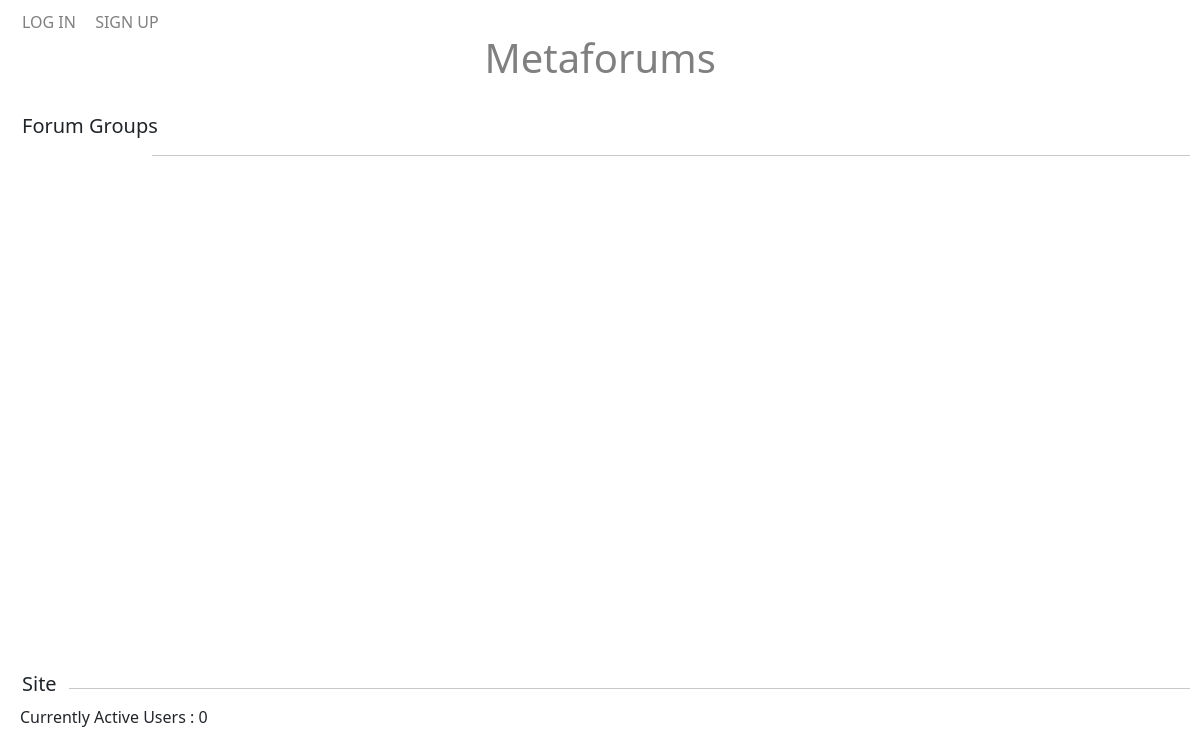
/views/Home.php, run on an earlier commit of the app's database.
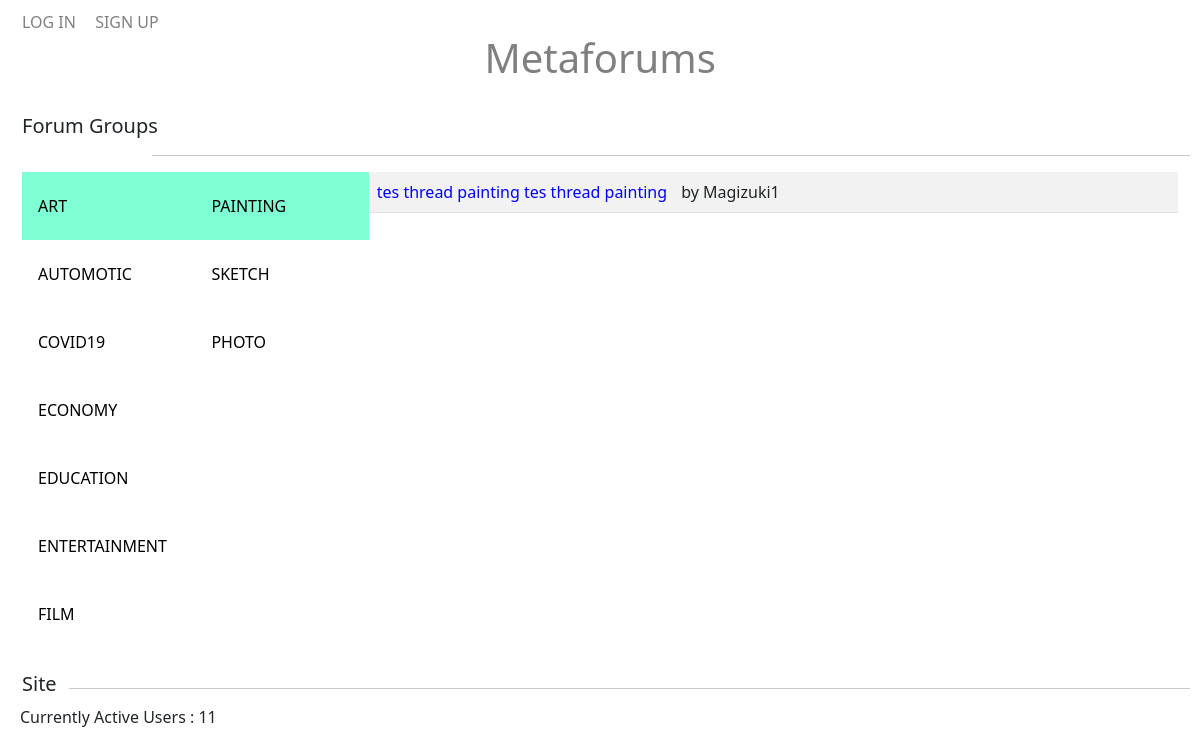
And on a later commit of the database.
### tables this page shows
CREATE TABLE `threadtopic` (
  `id` int(11) NOT NULL,
  `topicname` varchar(255) NOT NULL
);

CREATE TABLE `threadsubtopic` (
  `id` int(11) NOT NULL,
  `threadsubtopic_name` varchar(255) NOT NULL,
  `threadtopic_id` int(11) NOT NULL
);

CREATE TABLE `thread` (
  `id` int(11) NOT NULL,
  `title` varchar(255) NOT NULL,
  `message` text NOT NULL,
  `creator_id` int(11) NOT NULL,
  `created_at` datetime NOT NULL,
  `updated_at` datetime NOT NULL,
  `threadsubtopic_id` int(11) NOT NULL
);

CREATE TABLE `user` (
  `id` int(11) NOT NULL,
  `email` varchar(255) NOT NULL,
  `username` varchar(255) NOT NULL,
  `pass` varchar(255) NOT NULL,
  `roles` varchar(20) NOT NULL,
  `onlinestatus` varchar(20) NOT NULL,
  `avatar` varchar(255) DEFAULT NULL,
  `emailverifystatus` tinyint(1) NOT NULL,
  `logindate` datetime DEFAULT NULL,
  `moderationstatus` varchar(30) NOT NULL,
  `address` varchar(255) DEFAULT NULL,
  `aboutme` varchar(255) DEFAULT NULL
);

### views/Home.php (the view, shortened to what this page needs)
<?php
    include("../servers/db.php");
?>
<!DOCTYPE html>
<html lang="en">
<head>
    <link href="https://cdn.jsdelivr.net/npm/bootstrap@5.0.0-beta2/dist/css/bootstrap.min.css" rel="stylesheet">
</head>
<body>
    <?php
        require_once("../layouts/header.php");
        $query_threadtopic = "SELECT * FROM threadtopic";
        $query_threadsubtopic = "SELECT * FROM threadsubtopic";
        $query_thread = "SELECT * from thread";
        $result_threadtopic = mysqli_query($conn, $query_threadtopic);
        $topic = array();
        $id_topic = array();
        $index = 0;
        while($row = mysqli_fetch_assoc($result_threadtopic))
        {
            $topic[$index] = str_replace(" ", "", $row['topicname']);
            $id_topic[$index] = $row['id'];
            $index = $index + 1;
        }
        $result_threadsubtopic = mysqli_query($conn, $query_threadsubtopic);
        $subtopic = array();
        $id_subtopic = array();
        $index = 0;
        while($row = mysqli_fetch_assoc($result_threadsubtopic))
        {
            $subtopic[$index] = str_replace(" ","", $row['threadsubtopic_name']);
            $id_subtopic[$index] = $row['id'];
            $index = $index + 1;
        }
        $result_threadtopic = mysqli_query($conn, $query_threadtopic);
        $result_thread = mysqli_query($conn, $query_thread);
    ?>
    <br>
    <div class="container-fluid" style="display: inline;">
        <h5 style="display: inline;">Forum Groups</h3>
        <?php
            if(isset($_SESSION["UserID"]))
            {
                if($_SESSION["isVerified"] == 1)
                {
                    ?>
                        <button class="btn btn-primary" onclick="location.href = 'threadDetail/ViewThread.php'" style="float: right; margin-left:10px">CREATE THREAD</button>
                        <hr style="float: right; width: 77%; margin-right: 25px;">
                    <?php
                }
                else
                {
                    ?>
                    <hr style="float: right; width: 88%;">
                    <?php
                }
            }
            else
            {
                ?>
                <hr style="float: right; width: 88%;">
                <?php
            }
        ?>
    </div>
    <br>
    <br>
    <div class="container-fluid">
        <div class="tab">
        <?php
            if(mysqli_num_rows($result_threadtopic) > 0)
            {
                $count = 1;
                while($row = mysqli_fetch_assoc($result_threadtopic))
                {
                    if($count == 1)
                    {
                        echo "<button id='defaultOpen' class='tablinks' onclick=generateSubTopic(event,'".str_replace(" ", "", $row['topicname'])."')>".strtoupper($row['topicname'])."</button>";
                    }
                    else
                    {
                        echo "<button class='tablinks' onclick=generateSubTopic(event,'".str_replace(" ", "", $row['topicname'])."')>".strtoupper($row['topicname'])."</button>";
                    }
                    $count = $count + 1;
                }
            }
            $result_threadsubtopic = mysqli_query($conn, $query_threadsubtopic);
        ?>
        </div>
        <div class="tab2">
        <?php
            if(mysqli_num_rows($result_threadsubtopic) > 0)
            {
                  while($row = mysqli_fetch_assoc($result_threadsubtopic))
                  {
                      for($i = 0; $i < count($id_topic); $i++)
                      {
                          if($id_topic[$i] == $row['threadtopic_id'])
                          {
                              if($row["threadsubtopic_name"] == "Painting")
                              {
                                echo "<button id='defaultOpen2' class='".$topic[$i]."' onclick=generateThread(event,'".str_replace(" ","", $row['threadsubtopic_name'])."')>".strtoupper($row['threadsubtopic_name'])."</button>";
                              }
                              else
                              {
                                echo "<button class='".$topic[$i]."' onclick=generateThread(event,'".str_replace(" ","", $row['threadsubtopic_name'])."')>".strtoupper($row['threadsubtopic_name'])."</button>";
                              }
                              break;
                          }
                      }
                  }
            }
        ?>
        </div>
        <div class="tab3">
            <table class="table table-striped">
                <tbody>
                <?php
                    if(mysqli_num_rows($result_thread) > 0)
                    {
                        while($row = mysqli_fetch_assoc($result_thread))
                        {
                            for($i = 0; $i < count($id_subtopic); $i++)
                            {
                                if($id_subtopic[$i] == $row['threadsubtopic_id'])
                                {
                                    $query_getUser = "SELECT * FROM user WHERE id = '$row[creator_id]'";
                                    $result_getUser = mysqli_query($conn, $query_getUser);
                                    $row_getUser = mysqli_fetch_assoc($result_getUser);
                                    echo "<tr><td class ='".$subtopic[$i]."'>";
                                    if(strlen($row['title']) > 100)
                                    {
                                        echo "<a class='".$subtopic[$i]."' href='http://localhost/views/threadDetail/ViewThread.php?id=".$row['id']."'>".substr($row['title'], 0, 100)."...</a> <span class='".$subtopic[$i]."'> by ".$row_getUser['username']."</span>";
                                    }
                                    else
                                    {
                                        echo "<a class='".$subtopic[$i]."' href='http://localhost/views/threadDetail/ViewThread.php?id=".$row['id']."'>".$row['title']."</a> <span class='".$subtopic[$i]."'> by ".$row_getUser['username']."</span>";
                                    }
                                    echo "</td></tr>";
                                    break;
                                }
                            }
                        }
                    }
                ?>
                </tbody>
            </table>
        </div>
    </div>
    <div class="container-fluid" style="display: inline; width: 100%;">
        <h5 style="display: inline;">Site</h3>
        <hr style="float: right; width: 95%;">
        <br>
        <span style="display: inline-block; margin-left: 10px;">
        <?php
            $query_getActiveUser = "SELECT COUNT(id) as totaluser FROM user WHERE moderationstatus = 'Active'";
            $result_getActiveUser = mysqli_query($conn, $query_getActiveUser);
            $row_activeuser = mysqli_fetch_assoc($result_getActiveUser);
            echo "Currently Active Users : ".$row_activeuser['totaluser'];
        ?>
        </span>
    </div>
</body>
</html>

### layouts/header.php
<?php
        if(isset($_SESSION["UserID"]))
        {
            if($_SESSION["role"] == "USER")
            {
    ?>
    <div class="container-fluid">
            <span>
                <a href="http://localhost/Metaforums/Servers/auth/Logout.php">LOGOUT</a>
            </span>
            <span style="margin-left:35%;">
                <a href="http://localhost/Metaforums/views/Home.php"><h1 style="display: inline-block;">Metaforums</h1></a>
            </span>
            <span style="margin-left:35%">
                <a href="http://localhost/Metaforums/views/account/MyProfile.php">ACCOUNT</a>
            </span>
    </div>
    <?php
            }
            else if($_SESSION["role"] == "MODERATOR")
            {
    ?>
    <div class="container-fluid">
            <span>
                <a href="http://localhost/Metaforums/Servers/auth/Logout.php">LOGOUT</a>
            </span>
            <span style="margin-left:35%;">
                <a href="http://localhost/Metaforums/views/Home.php"><h1 style="display: inline-block;">Metaforums</h1></a>
            </span>
            <span style="margin-left:22%">
                <a href="">USER MANAGEMENT</a>
            </span>
            <span style="margin-left:2%">
                <a href="http://localhost/Metaforums/views/account/MyProfile.php">ACCOUNT</a>
            </span>
    </div>
    <?php
            }
        }
        else
        {
    ?>
    <div class="container-fluid">
            <span>
                <a href="http://localhost/Metaforums/views/auth/Login.php">LOG IN</a>
            </span>
            <span style="margin-left:15px;">
                <a href="http://localhost/Metaforums/views/auth/Register.php">SIGN UP</a>
            </span>
            <span style="margin-left:40%; margin-right: 40%;">
                <a href="http://localhost/Metaforums/views/Home.php"><h1 style="display: inline-block;">Metaforums</h1></a>
            </span>
    </div>
    <?php
        }
    ?>

### views/Home.php (style rules this page uses)
a { text-decoration: none; color: gray; }
body { margin: 10px; }
* { box-sizing: border-box }
.tab, .tab2, .tab3 { float: left; border: 0px 0px 1px solid #ccc; background-color: white; width: 15%; height: 500px; overflow: auto; }
.tab3 { width: 70%; }
.tab button { display: block; background-color: inherit; color: black; padding: 22px 16px; width: 100%; border: none; outline: none; text-align: left; cursor: pointer; transition: 0.3s; }
.tab button.active { background-color: aquamarine; }
.tab2 button.active { background-color: aquamarine; }
td a { color: blue; }
td { width: 100%; }
td span { margin-left:10px; }

What changed in the data, as far as the page shows it:
added threadtopic: topicname "ART"
added threadtopic: topicname "AUTOMOTIC"
added threadtopic: topicname "COVID19"
added threadtopic: topicname "ECONOMY"
added threadtopic: topicname "EDUCATION"
added threadtopic: topicname "ENTERTAINMENT"
added threadtopic: topicname "FILM"
added threadsubtopic: threadsubtopic_name "PAINTING"
added threadsubtopic: threadsubtopic_name "SKETCH"
added threadsubtopic: threadsubtopic_name "PHOTO"
added thread: title "tes thread painting tes thread painting", creator.username "Magizuki1"
Also different on the page:
$row_activeuser['totaluser']: "0" → "11"
